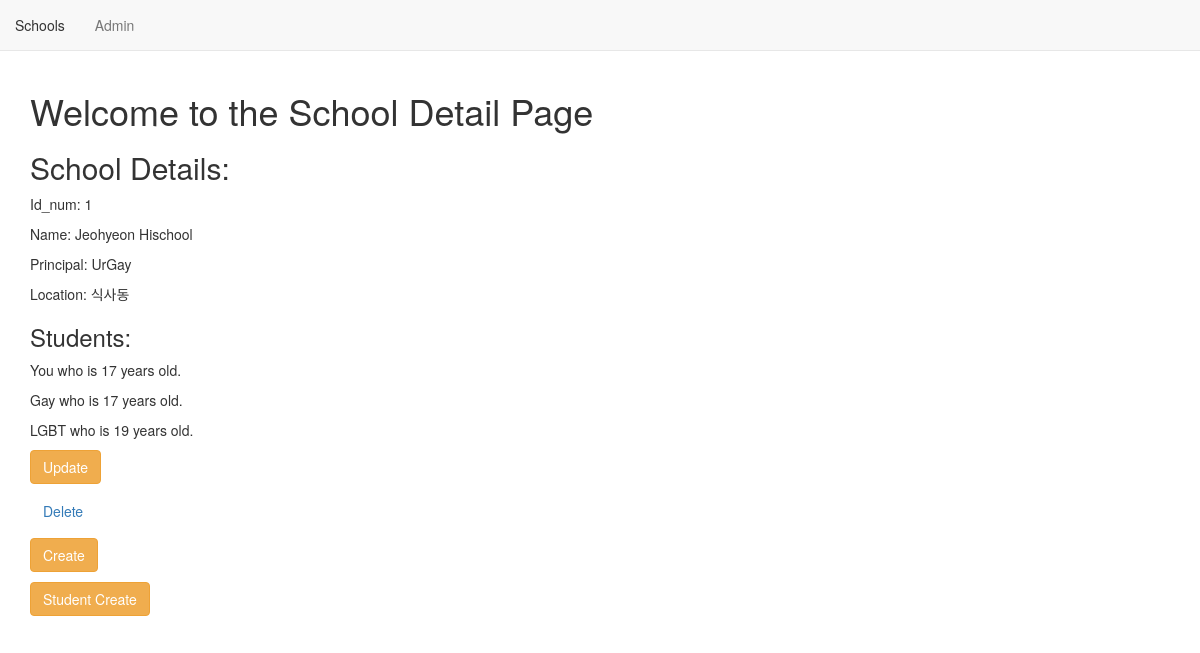
The app's page /basic/1/, older data.
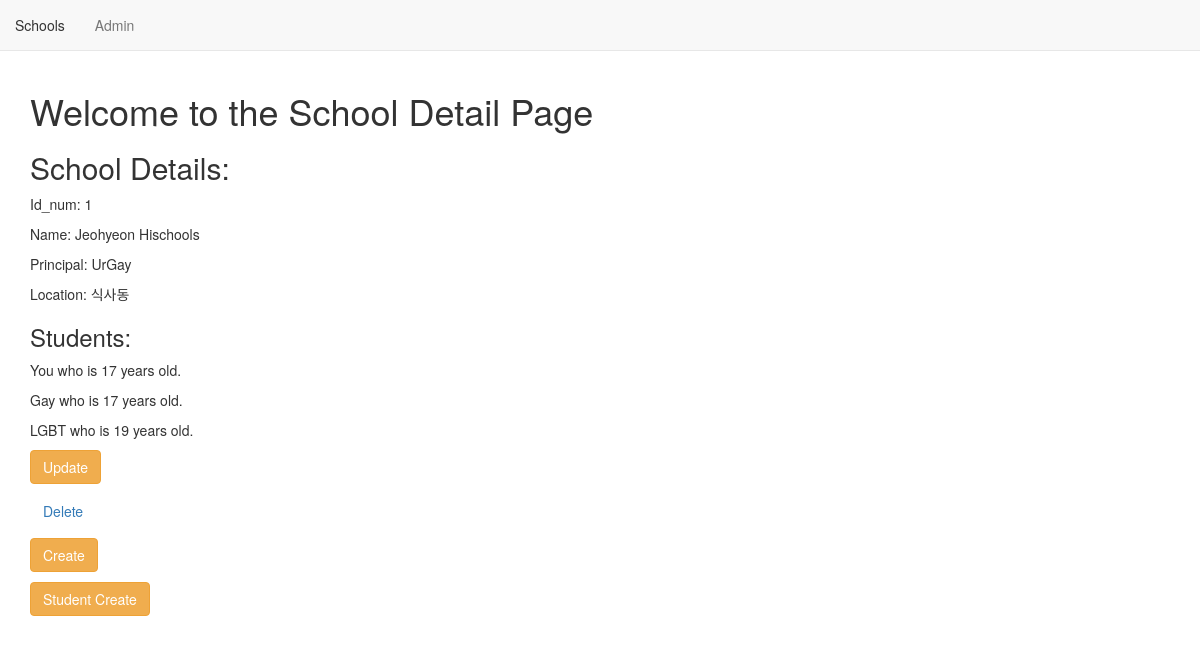
The same page, newer data.
### basic/models.py (models this page shows, shortened)
class School(models.Model):
    name = models.CharField(max_length=20)
    location = models.CharField(max_length=50)
    principal = models.CharField(max_length=20)

### basic/views.py (the view)
# urls.py: url(r'^(?P<pk>\d+)/$',SchoolDetailView.as_view(),name='detail'),
class SchoolDetailView(DetailView):
    context_object_name = 'school_details'
    model = models.School
    template_name = 'basic_app/school_detail.html'

### basic/templates/basic_app/school_detail.html
{% extends 'basic_app/basic_app.html' %}
{% block body_block %}
<div class="jumbtron">
    <h1>Welcome to the School Detail Page</h1>
    <h2>School Details:</h2>
    <p>Id_num: {{school_details.id}}</p>
    <p>Name: {{school_details.name}}</p>
    <p>Principal: {{school_details.principal}}</p>
    <p>Location: {{school_details.location}}</p>
    <h3>Students:</h3>
      {% for student in school_details.students.all %}
        <p>{{student.name}} who is {{student.age}} years old.</p>
      {% endfor %}
</div>
<div>
  <p><a class="btn btn-warning" href="{% url 'basic_app:update' pk=school_details.pk %}">Update</a></p>
  <p><a class="btn btn-delete" href="{% url 'basic_app:delete' pk=school_details.pk %}">Delete</a></p>
  <p><a class="btn btn-warning" href="{% url 'basic_app:create' %}">Create</a></p>
  <p><a class="btn btn-warning" href="{% url 'basic_app:stCreate' %}">Student Create</a></p>
</div>
{% endblock%}

Row changes from the older to the newer data that the page shows:
changed School "UrGay": name "Jeohyeon Hischool" → "Jeohyeon Hischools"
